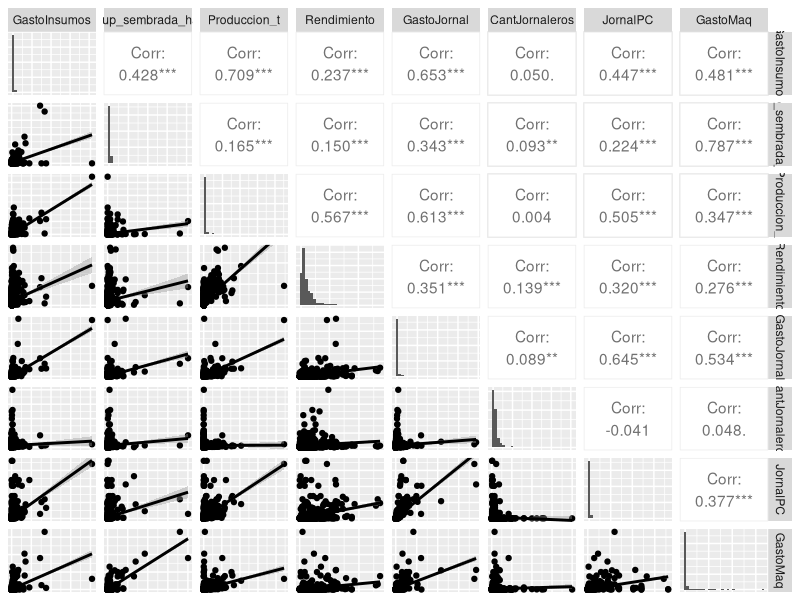
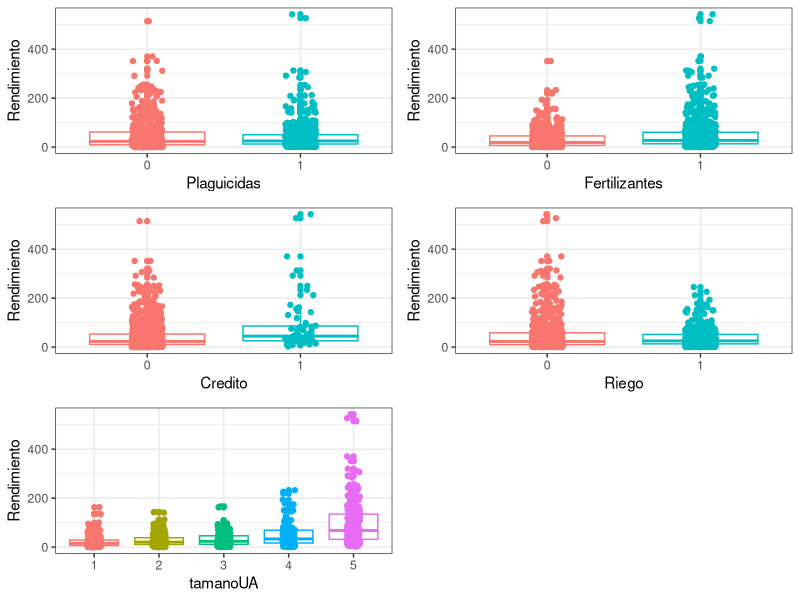
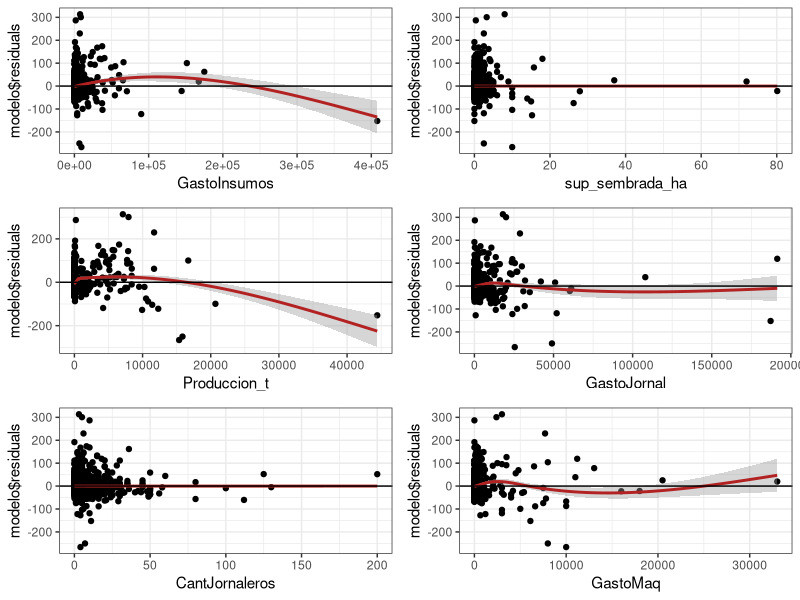
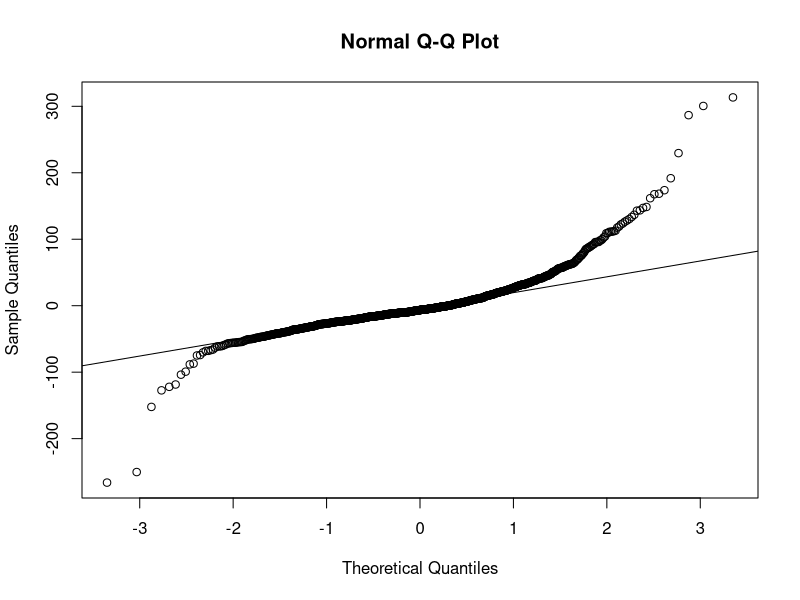
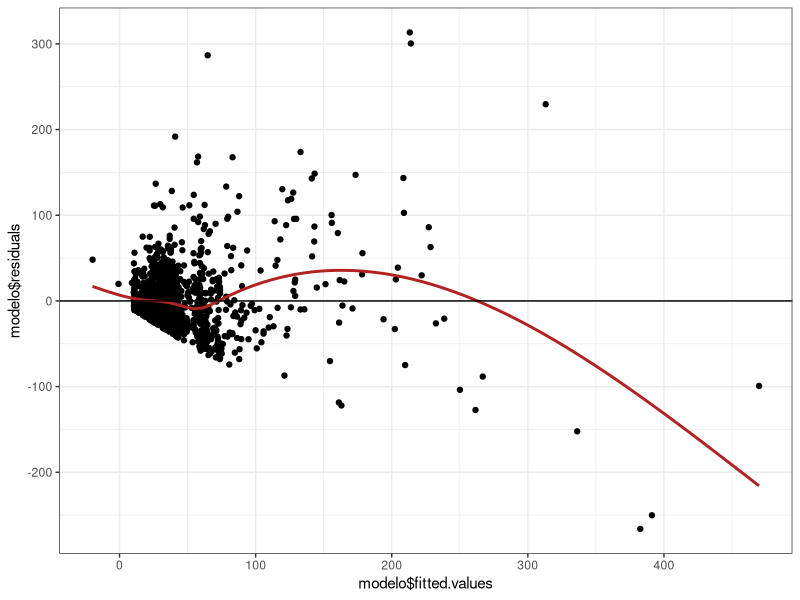
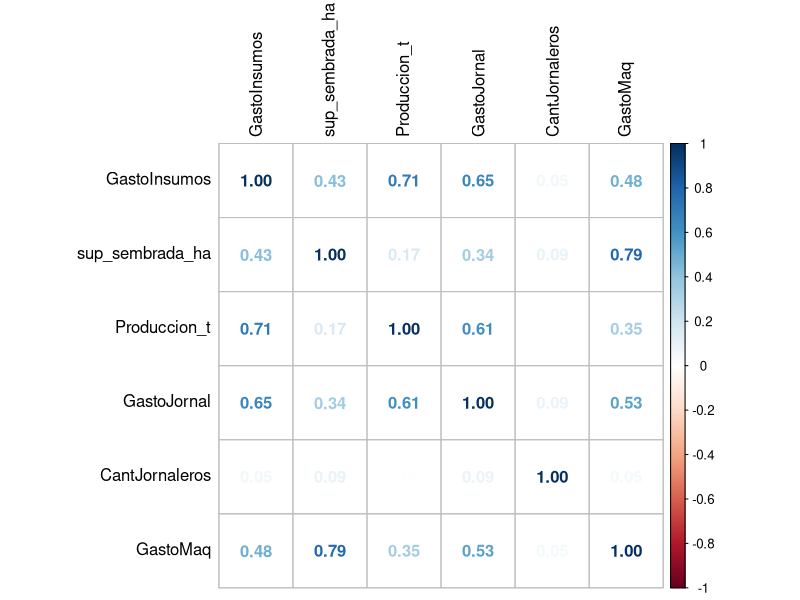
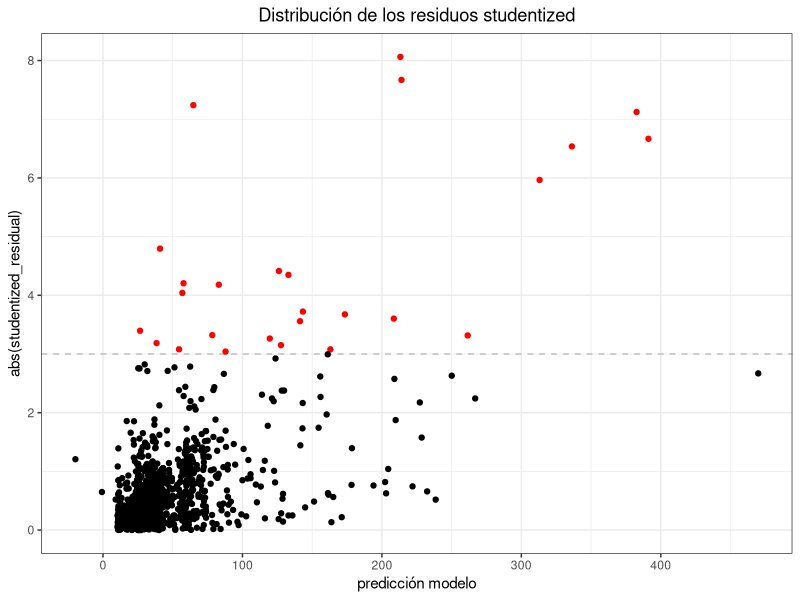
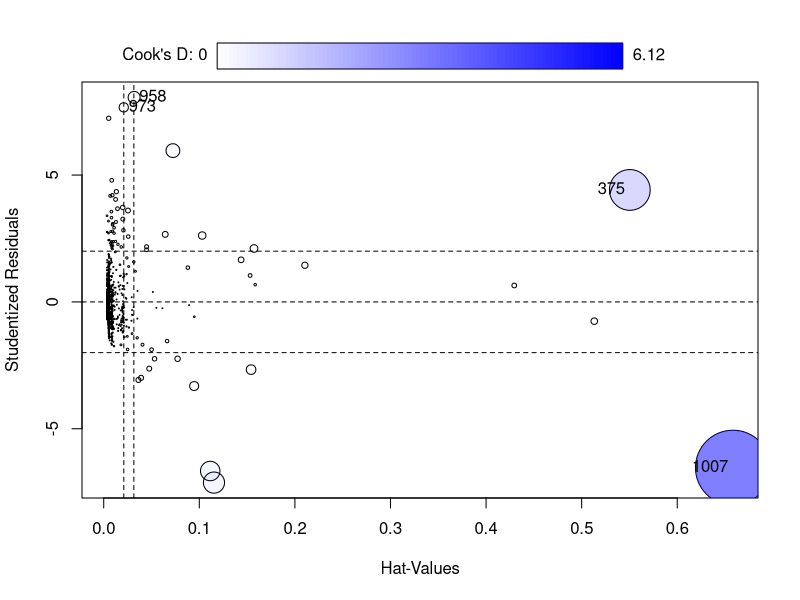

Write the R code that produced these figures, in order.
## ---- chunk 1
knitr::opts_chunk$set(echo = TRUE)

# Carga de las bibliotecas
library(dplyr)
library(GGally)
library(gridExtra)

# Carga de los datos
dataRendimeinto <- read.csv(file = "export/dataRendimiento.csv")

# Selección de las variables de interés
df <- dataRendimeinto %>% 
  select(-c(1:7))

# Preparación de los datos
df <- df %>% 
  mutate(
    Plaguicidas = as.factor(Plaguicidas),
    Fertilizantes = as.factor(Fertilizantes),
    Credito = as.factor(Credito),
    Riego = as.factor(Riego),
    tamanoUA = as.factor(tamanoUA))

## ---- chunk 2
ggpairs(
  data = df %>% select(-c(Plaguicidas, Fertilizantes, Credito, Riego, 
                          tamanoUA)), 
  lower = list(continuous = "smooth"),
  diag = list(continuous = "barDiag"), 
  axisLabels = "none")
## ---- chunk 3
p1 <- ggplot(data = df, 
       mapping=aes(x = Plaguicidas, y = Rendimiento, color=Plaguicidas)) +
  geom_boxplot() +
  geom_jitter(width = 0.1) +
  theme_bw() + theme(legend.position = "none")

p2 <- ggplot(data = df, 
       mapping=aes(x = Fertilizantes, y = Rendimiento, color=Fertilizantes)) +
  geom_boxplot() +
  geom_jitter(width = 0.1) +
  theme_bw() + theme(legend.position = "none")

p3 <- ggplot(data = df, 
       mapping=aes(x = Credito, y = Rendimiento, color=Credito)) +
  geom_boxplot() +
  geom_jitter(width = 0.1) +
  theme_bw() + theme(legend.position = "none")

p4 <- ggplot(data = df, 
       mapping=aes(x = Riego, y = Rendimiento, color=Riego)) +
  geom_boxplot() +
  geom_jitter(width = 0.1) +
  theme_bw() + theme(legend.position = "none")

p5 <- ggplot(data = df, 
       mapping=aes(x = tamanoUA, y = Rendimiento, color=tamanoUA)) +
  geom_boxplot() +
  geom_jitter(width = 0.1) +
  theme_bw() + theme(legend.position = "none")

grid.arrange(p1, p2, p3, p4, p5)

## ---- chunk 4
modelo <- lm(
  Rendimiento ~ Plaguicidas + Fertilizantes + GastoInsumos + Credito + Riego +
  sup_sembrada_ha + Produccion_t + tamanoUA + GastoJornal + CantJornaleros +
  JornalPC + GastoMaq,
  data = df )

summary(modelo)
## ---- chunk 5
step(object = modelo, direction = "both", trace = 1)
## ---- chunk 6
modelo <- lm(
  formula = Rendimiento ~ GastoInsumos + Credito + Riego + sup_sembrada_ha + 
    Produccion_t + tamanoUA + GastoJornal + CantJornaleros + GastoMaq,
  data = df)

summary(modelo)
## ---- chunk 7
plot1 <- ggplot(data = df, aes(GastoInsumos, modelo$residuals)) +
  geom_point() + geom_smooth(color = "firebrick") + geom_hline(yintercept = 0) + theme_bw()

plot2 <- ggplot(data = df, aes(sup_sembrada_ha, modelo$residuals)) +
  geom_point() + geom_smooth(color = "firebrick") + geom_hline(yintercept = 0) + theme_bw()

plot3 <- ggplot(data = df, aes(Produccion_t, modelo$residuals)) +
  geom_point() + geom_smooth(color = "firebrick") + geom_hline(yintercept = 0) + theme_bw()

plot4 <- ggplot(data = df, aes(GastoJornal, modelo$residuals)) +
  geom_point() + geom_smooth(color = "firebrick") + geom_hline(yintercept = 0) + theme_bw()

plot5 <- ggplot(data = df, aes(CantJornaleros, modelo$residuals)) +
  geom_point() + geom_smooth(color = "firebrick") + geom_hline(yintercept = 0) + theme_bw()

plot6 <- ggplot(data = df, aes(GastoMaq, modelo$residuals)) +
  geom_point() + geom_smooth(color = "firebrick") + geom_hline(yintercept = 0) + theme_bw()

grid.arrange(plot1, plot2, plot3, plot4, plot5, plot6)
## ---- chunk 8
qqnorm(modelo$residuals)
qqline(modelo$residuals)

shapiro.test(modelo$residuals)
## ---- chunk 9
ggplot(data = df, aes(modelo$fitted.values, modelo$residuals)) +
  geom_point() +
  geom_smooth(color = "firebrick", se = FALSE) +
  geom_hline(yintercept = 0) +
  theme_bw()
## ---- chunk 10
library(lmtest)
bptest(modelo)
## ---- chunk 11
library(corrplot)
corrplot(cor(select(df, GastoInsumos, sup_sembrada_ha, Produccion_t, GastoJornal, CantJornaleros, GastoMaq)),
         method = "number", tl.col = "black")
## ---- chunk 12
library(car)
vif(modelo)
## ---- chunk 13
library(car)
dwt(modelo, alternative = "two.sided")
## ---- chunk 14
library(dplyr)
library(dplyr)
df$studentized_residual <- rstudent(modelo)

ggplot(data = df, aes(x = predict(modelo), y = abs(studentized_residual))) +
  geom_hline(yintercept = 3, color = "grey", linetype = "dashed") +
  geom_point(aes(color = ifelse(abs(studentized_residual) > 3, 'red', 'black'))) +
  scale_color_identity() +
  labs(title = "Distribución de los residuos studentized",
       x = "predicción modelo") + 
  theme_bw() + theme(plot.title = element_text(hjust = 0.5))

which(abs(df$studentized_residual) > 3)
## ---- chunk 15
ObsInfluyentes <- influence.measures(modelo)$infmat

ObsInfluyentes %>% 
  as.data.frame() %>% 
  select(cov.r, cook.d, hat) %>% 
  filter(cook.d > 1)

## ---- chunk 16
influencePlot(modelo)
## ---- chunk 17
library(strucchange)

sctest(
  df$Rendimiento ~ df$GastoInsumos + df$Credito + df$Riego + df$sup_sembrada_ha 
  + df$Produccion_t + df$tamanoUA + df$GastoJornal + df$CantJornaleros + 
    df$GastoMaq, type = "Chow")
